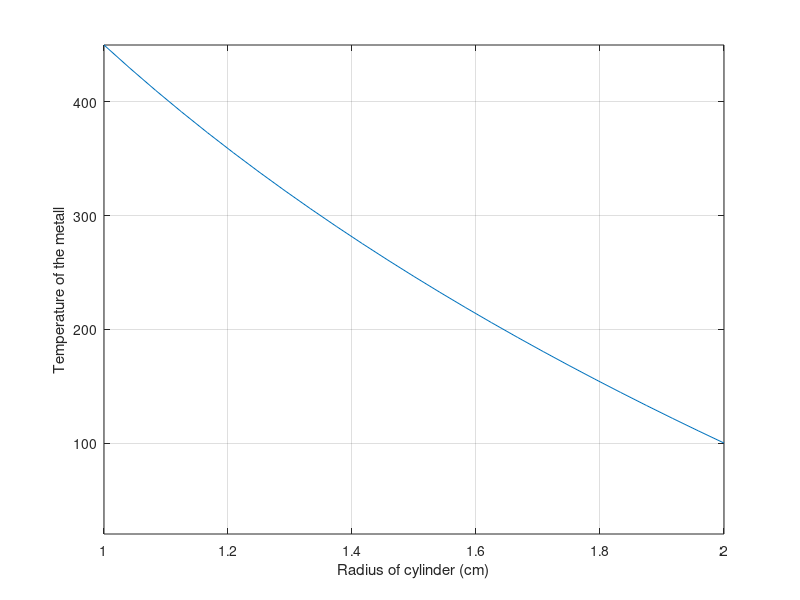

Write MATLAB code to recreate this figure.
rIn=1;      % The inner radius of the cylinder in centimeters
rOut=2;     % Outer radius of the cylinder in centimeters
uLiq=450;   % Temperature of the fluid
uAmb=20;    % Ambient temperature
n=25;       % N=25 (according to project description)
margin=0.1;   % Assumption: the difference between the temperature of two runs
rCount=0;   % Count loops
uInitLoop=0;
uOuter=100;

r=linspace(rIn, rOut, n);
h=(rOut-rIn)/n;  % Discretization according to the finite differential method

% Boundary conditions
col=zeros(n,1);
col(1,1)=450;
col(n,1)=100;

% Matrix
mat=zeros(n,n);
mat(1,1)=1;
for i=2:n-1
    mat(i,i+1)=(r(i)/h^2)+1/(2*h); 
    mat(i,i)=-2*r(i)/h^2; 
    mat(i,i-1)=r(i)/h^2-1/(2*h);
end
mat(n,n)=1;

% Solve matrix
u=mat\col;
   
plot(r,u);
grid on;
axis([1 2 20 uLiq]);
xlabel('Radius of cylinder (cm)');
ylabel('Temperature of the metall');

% Matrix equation for row = n
k= (2*r(n)/h^2) * (1/(1+2*r(n)/h)) * (u(n-1)-u(n)) * (1/(u(n)-20));
